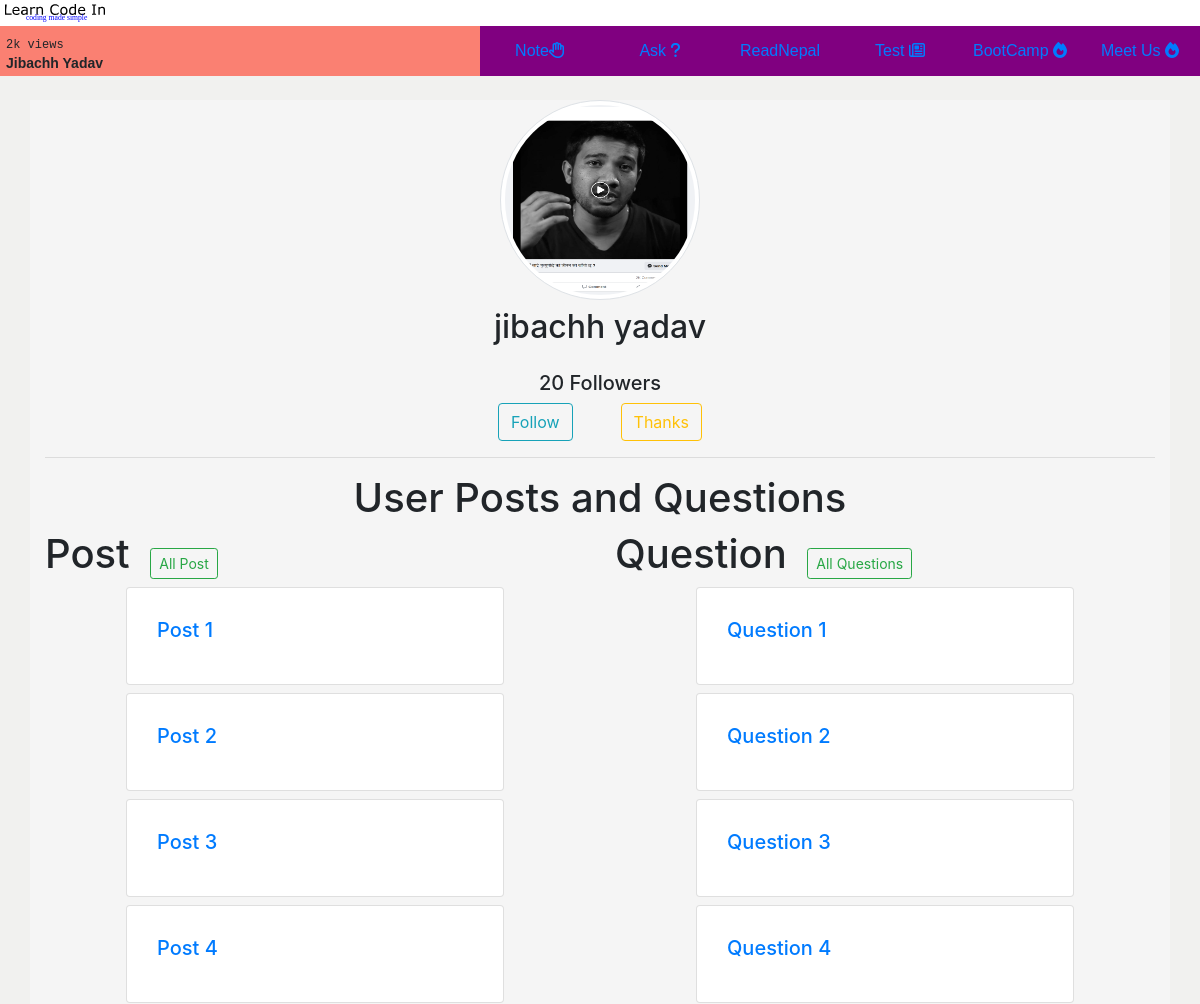
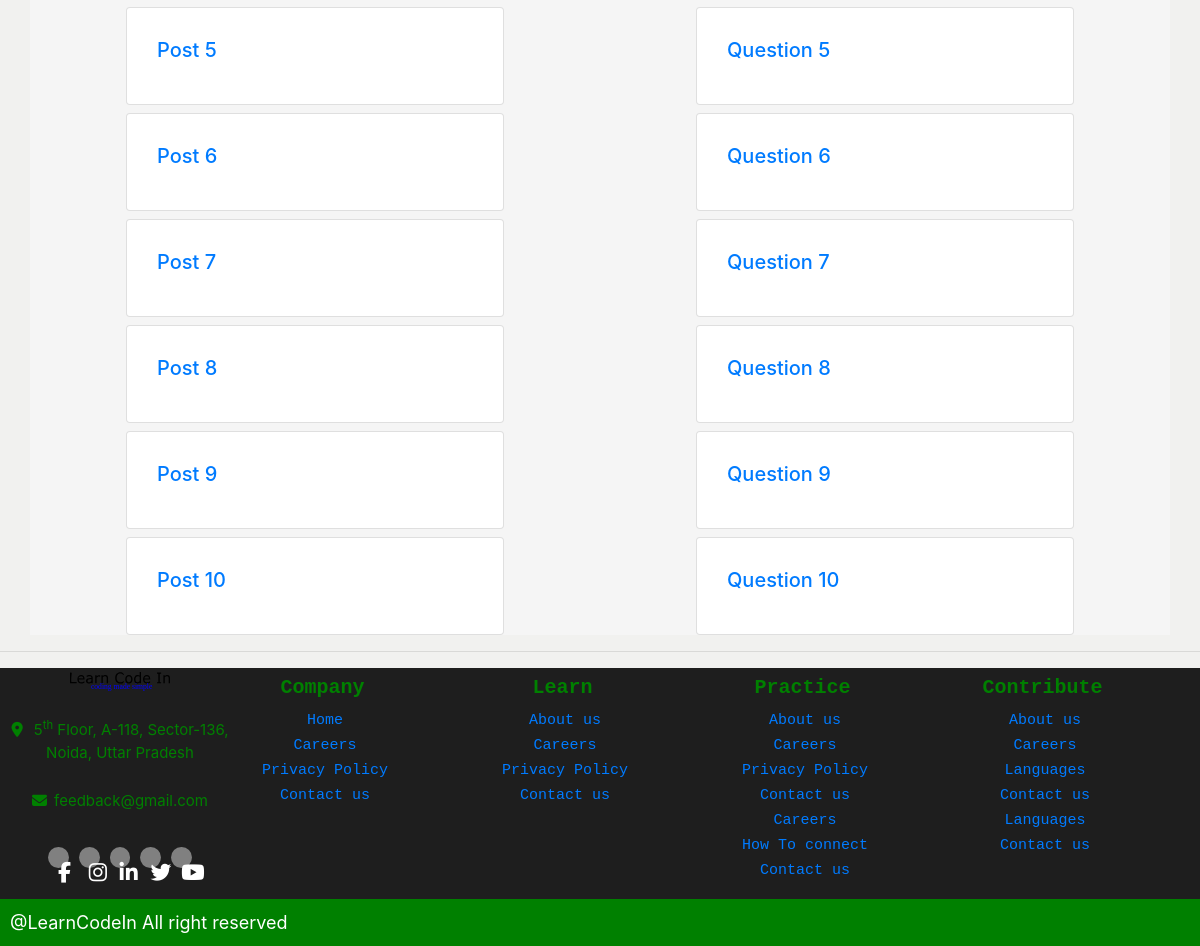
Screenshot of /profile/jibachhydv-2/ (signed in) with the database file from the repository (2 pictures, top to bottom).
### users/models.py (models this page shows, shortened)
class User(AbstractUser):
    grade_choices = (
        ('One to Five', 'One to Five'),
        ('Six', 'Six'),
        ('Seven', 'Seven'),
        ('Eight', 'Eight'),
        ('Nine', 'Nine'),
        ('Ten', 'Ten'),
        ('Eleven', 'Eleven'),
        ('Twelve', 'Twelve'),
        ('HA', 'Health Assitant'),
        ('Staff Nurse', 'Staff Nurse'),
        ('Diploma in Agriculture', 'Diploma in Agriculture'),
        ('Diploma in Engineering', 'Diploma in Engineering'),
        ('Bachelor in CSIT', 'Bachelor in CSIT'),
        ('BSC Nursing', 'BSC Nursing'),
        ('Bachelor in Education', 'Bachelor in Education'),
        ('Bachelor in Engineering', 'Bachelor in Engineering'),
        ('BBS', 'BBS'),
        ('BBA', 'BBA'),
        ('MBBS', 'MBBS'),
        ('General', 'General'),
    )
    faculty = (
        ('Science', 'Science'),
        ('Commerce', 'Commerce'),
        ('Art', 'Art'),
        ('Medicine', 'Medicine'),
        ('Engineering', 'Engineering'),
        ('Computer Science', 'Computer Science'),
    )
    first_name = models.CharField(
        blank=False,
        max_length=100)
    last_name = models.CharField(
        blank=False,
        max_length=100)
    email = models.EmailField(unique=True,
                              blank=False,
                              max_length=255)
    username = models.CharField(max_length=30,
                                unique=False)
    hobby = models.CharField(max_length=200,
                             blank=True)
    favorite_quotes = models.CharField(max_length=200,
                                       blank=True)
    photo = models.ImageField(upload_to='profile',
                              default='../static/images/Flag_of_Nepal.png'
                              )
    grade = models.CharField(
        max_length=200,
        choices=grade_choices,
        blank=True
    )
    schoolType = models.CharField(max_length=200, choices=faculty, blank=True)
    schoolName = models.CharField(max_length=100,
                                  blank=True)
    address = models.CharField(max_length=200,
                               blank=True)
    REQUIRED_FIELDS = ['first_name', 'last_name', 'username']
    USERNAME_FIELD = 'email'
    def fullname(self):
        return f'{self.first_name.capitalize()} {self.last_name.capitalize()}'

### users/views.py (the view)
# urls.py: path('profile/<str:username>-<int:id>/', views.profile, name='profile')
def profile(request, id, username):
    try:
        user = User.objects.get(pk=id, username=username)
    except User.DoesNotExist:
        return HttpResponse("No Such User")
    return render(request, 'profile/profile.html', {
        'user': user
    })

### templates/profile/profile.html (shortened to what this page needs)
{% extends 'base.html' %}
{% block body %}
    <div class="container mt-4" style="background-color: whitesmoke;">
        <div class="row">
            <img src="{{ user.photo.url }}" style="border-radius: 50%; height: 200px; width: 200px;" class="img-fluid user-image mx-auto d-block img-thumbnail">
        </div>
        <div class="row mt-2">
            <h2 class="mr-auto ml-auto">
                {{ user.first_name }} {{ user.last_name }}
            </h2>
        </div>
        <div class="row">
        </div>
        <div class="row">
            <h5 class="mr-auto ml-auto">
                20 Followers
            </h5>
        </div>
        <div class="row">
            <div class="col d-flex justify-content-center">
                <button class="btn btn-outline-info mr-5">Follow</button>
                <button class="btn btn-outline-warning">Thanks</button>
            </div>
        </div>
        <hr>
        <h1 style="text-align: center;">User Posts and Questions</h1>
        <div class="row">
            <div class="col-sm-12 col-md-6 order-sm-last order-md-first" >
                <h1 class="d-inline">Post</h1>
                <button class="btn btn-sm btn-outline-success ml-3">All Post</button>
                <div class="mt-2">
                    <a href="#" class="mt-5">
                        <div class="card">
                            <div class="card-body">
                                <h5 class="card-title">Post 1</h5>
                            </div>
                        </div>
                    </a>
                </div>
                <div class="mt-2">
                    <a href="#" class="mt-5">
                        <div class="card">
                            <div class="card-body">
                                <h5 class="card-title">Post 2</h5>
                            </div>
                        </div>
                    </a>
                </div>
                <div class="mt-2">
                    <a href="#" class="mt-5">
                        <div class="card">
                            <div class="card-body">
                                <h5 class="card-title">Post 3</h5>
                            </div>
                        </div>
                    </a>
                </div>
                <div class="mt-2">
                    <a href="#" class="mt-5">
                        <div class="card">
                            <div class="card-body">
                                <h5 class="card-title">Post 4</h5>
                            </div>
                        </div>
                    </a>
                </div>
                <div class="mt-2">
                    <a href="#" class="mt-5">
                        <div class="card">
                            <div class="card-body">
                                <h5 class="card-title">Post 5</h5>
                            </div>
                        </div>
                    </a>
                </div>
                <div class="mt-2">
                    <a href="#" class="mt-5">
                        <div class="card">
                            <div class="card-body">
                                <h5 class="card-title">Post 6</h5>
                            </div>
                        </div>
                    </a>
                </div>
                <div class="mt-2">
                    <a href="#" class="mt-5">
                        <div class="card">
                            <div class="card-body">
                                <h5 class="card-title">Post 7</h5>
                            </div>
                        </div>
                    </a>
                </div>
                <div class="mt-2">
                    <a href="#" class="mt-5">
                        <div class="card">
                            <div class="card-body">
                                <h5 class="card-title">Post 8</h5>
                            </div>
                        </div>
                    </a>
                </div>
                <div class="mt-2">
                    <a href="#" class="mt-5">
                        <div class="card">
                            <div class="card-body">
                                <h5 class="card-title">Post 9</h5>
                            </div>
                        </div>
                    </a>
                </div>
                <div class="mt-2">
                    <a href="#" class="mt-5">
                        <div class="card">
                            <div class="card-body">
                                <h5 class="card-title">Post 10</h5>
                            </div>
                        </div>
                    </a>
                </div>
            </div>
            <div class="col">
                <h1 class="d-inline">Question</h1>
                <a class="btn btn-sm btn-outline-success ml-3" href="#">All Questions</a>
                <div class="mt-2">
                    <a href="#" class="mt-5">
                        <div class="card">
                            <div class="card-body">
                                <h5 class="card-title">Question 1</h5>
                            </div>
                        </div>
                    </a>
                </div>
                <div class="mt-2">
                    <a href="#" class="mt-5">
                        <div class="card">
                            <div class="card-body">
                                <h5 class="card-title">Question 2</h5>
                            </div>
                        </div>
                    </a>
                </div>
                <div class="mt-2">
                    <a href="#" class="mt-5">
                        <div class="card">
                            <div class="card-body">
                                <h5 class="card-title">Question 3</h5>
                            </div>
                        </div>
                    </a>
                </div>
                <div class="mt-2">
                    <a href="#" class="mt-5">
                        <div class="card">
                            <div class="card-body">
                                <h5 class="card-title">Question 4</h5>
                            </div>
                        </div>
                    </a>
                </div>
                <div class="mt-2">
                    <a href="#" class="mt-5">
                        <div class="card">
                            <div class="card-body">
                                <h5 class="card-title">Question 5</h5>
                            </div>
                        </div>
                    </a>
                </div>
                <div class="mt-2">
                    <a href="#" class="mt-5">
                        <div class="card">
                            <div class="card-body">
                                <h5 class="card-title">Question 6</h5>
                            </div>
                        </div>
                    </a>
                </div>
                <div class="mt-2">
                    <a href="#" class="mt-5">
                        <div class="card">
                            <div class="card-body">
                                <h5 class="card-title">Question 7</h5>
                            </div>
                        </div>
                    </a>
                </div>
                <div class="mt-2">
                    <a href="#" class="mt-5">
                        <div class="card">
                            <div class="card-body">
                                <h5 class="card-title">Question 8</h5>
                            </div>
                        </div>
                    </a>
                </div>
                <div class="mt-2">
                    <a href="#" class="mt-5">
                        <div class="card">
                            <div class="card-body">
                                <h5 class="card-title">Question 9</h5>
                            </div>
                        </div>
                    </a>
                </div>
                <div class="mt-2">
                    <a href="#" class="mt-5">
                        <div class="card">
                            <div class="card-body">
                                <h5 class="card-title">Question 10</h5>
                            </div>
                        </div>
                    </a>
                </div>
            </div>
        </div>
    </div>
{% endblock body %}

### templates/base.html (shortened to what this page needs)
{% load static %}
<!DOCTYPE html>
<html lang="en">
  <head>
    <link href="https://unpkg.com/aos@2.3.1/dist/aos.css" rel="stylesheet" />
    <link
      rel="stylesheet"
      href="https://maxcdn.bootstrapcdn.com/bootstrap/4.0.0/css/bootstrap.min.css"
    />
    <link rel="stylesheet" href="{% static 'css/base.css' %}" />
  </head>
  <body>
    <div class="top-bar">
      <div class="intro-sign">
        <div class="company-logo">
          <img src="{% static 'images/logo.svg' %}" class="flag" alt="" />
        </div>
        </div>
      <nav>
        <div class="navigation-container">
          {% if request.user.is_authenticated %}
          <div class="user">
            <div class="info">
              <span class="views">2k views</span>
              <span class="name">{{ request.user.fullname }}</span>
            </div>
          </div>
          {% endif %}
          <div class="navigation nav-total">
            <ul type="none" class="nav">
              <a href="{% url 'notelist' %}"
                ><li>Note<i class="fa fa-hand-paper-o"></i></li
              ></a>
              <a href="{% url 'allquestions' %}"
                ><li>Ask <i class="fa fa-question" aria-hidden="true"></i></li
              ></a>
              <a href="{% url 'readnepal' %}"
                ><li>ReadNepal </i></li
              ></a>
              <a href="{% url 'testPage' %}"
                ><li>Test <i class="fa fa-newspaper-o"></i></li
              ></a>
              <a href="{% url 'bootcamp' %}"
                ><li>BootCamp <i class="fa fa-fire"></i></li
              ></a>
              <a href=""
                ><li>Meet Us <i class="fa fa-fire"></i></li
              ></a>
            </ul>
          </div>
        </div>
      </nav>
    </div>
    {% block body %}{% endblock body %}
    <hr />
    <footer>
      <div class="footer">
        <div class="info-block">
          <div class="logo">
            <img src="{% static "images/logo.svg" %}" alt="LearnCodeIn" />
          </div>
          <div class="location">
            <i class="fa fa-map-marker"></i>
            5<sup>th</sup> Floor, A-118, Sector-136, Noida, Uttar Pradesh
          </div>
          <div class="feedback">
            <i class="fa fa-envelope" aria-hidden="true"></i>feedback@gmail.com
          </div>
          <div class="social-sites">
            <div class="foot-facebook">
              <i class="fa fa-facebook foot-social" aria-hidden="true"></i>
            </div>
            <div class="foot-facebook">
              <i class="fa fa-instagram foot-social" aria-hidden="true"></i>
            </div>
            <div class="foot-facebook">
              <i class="fa fa-linkedin foot-social" aria-hidden="true"></i>
            </div>
            <div class="foot-facebook">
              <i class="fa fa-twitter foot-social" aria-hidden="true"></i>
            </div>
            <div class="foot-facebook">
              <i class="fa fa-youtube foot-social" aria-hidden="true"></i>
            </div>
          </div>
        </div>
        <div class="first-column">
          <div class="foot-topic">Company</div>
          <div class="foot-first-subtopic foot-subtopic">
            <ul type="none" class="suptopics">
              <li><a href="index.html">Home</a></li>
              <li><a href="index.html">Careers</a></li>
              <li><a href="index.html">Privacy Policy</a></li>
              <li><a href="index.html">Contact us</a></li>
            </ul>
          </div>
        </div>
        <div class="second-column">
          <div class="foot-topic">Learn</div>
          <div class="foot-second-subtopic foot-subtopic">
            <ul type="none" class="suptopics">
              <li><a href="index.html">About us</a></li>
              <li><a href="index.html">Careers</a></li>
              <li><a href="index.html">Privacy Policy</a></li>
              <li><a href="index.html">Contact us</a></li>
            </ul>
          </div>
        </div>
        <div class="third-column">
          <div class="foot-topic">Practice</div>
          <div class="foot-third-subtopic foot-subtopic">
            <ul type="none" class="suptopics">
              <li><a href="">About us</a></li>
              <li><a href="">Careers</a></li>
              <li><a href="">Privacy Policy</a></li>
              <li><a href="">Contact us</a></li>
              <li><a href="">Careers</a></li>
              <li><a href="">How To connect </a></li>
              <li><a href="">Contact us</a></li>
            </ul>
          </div>
        </div>
        <div class="fourth-column">
          <div class="foot-topic">Contribute</div>
          <div class="foot-fourth-subtopic foot-subtopic">
            <ul type="none" class="suptopics">
              <li><a href="">About us</a></li>
              <li><a href="">Careers</a></li>
              <li><a href="">Languages </a></li>
              <li><a href="">Contact us</a></li>
              <li><a href="">Languages </a></li>
              <li><a href="">Contact us</a></li>
            </ul>
          </div>
        </div>
      </div>
      <div class="copyright">@LearnCodeIn All right reserved</div>
    </footer>
  </body>
</html>

### rows the page displays
User: user.fullname "Jibachh Yadav"
User: photo (picture), first_name "jibachh", last_name "yadav"
